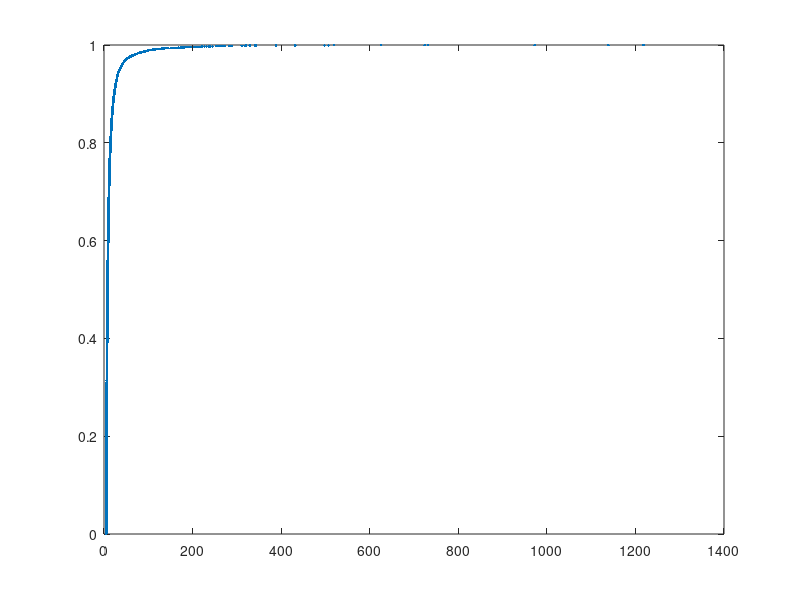

Reproduce this figure in MATLAB.
% Marcos Vinicius Firmino Pietrucci
% 10914211
% Assigment 5

%%% Generate 10000 random numbers using Lin. Cong. Gen.
N = 10000;
m = 2^32; %Given values
a = 1664525;
c = 1013904223;
seed = 521191478;
random_nums = zeros(1, 10000);

%First random value
x = mod(a*seed + c, m);
random_nums(1) = x;
i = 2;
while i <= N
    random_nums(i) = mod(a*random_nums(i-1) + c, m);
    i = i + 1;
end
random_nums = random_nums/m;

%%% Generating distributions with random values %%%%%
range = [1:N]/N;
lambda_exp = 0.1;
alpha_p = 1.5;
m_p = 5;
i = 1;

%Applying the formulas from slides
exponential = zeros(1,N);
exponential = -log(random_nums)./lambda_exp;
plot(sort(exponential), range, '.');

pareto = zeros(1,N);
pareto = m_p ./ ((random_nums).^(1/alpha_p));
plot(sort(pareto), range, '.');

